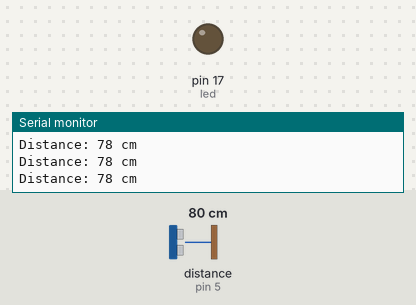
Bench run of a sketch on a simulated Arduino Uno, built with avr-gcc and run on an emulated ATmega328P. Shown: output pins drawn as LEDs (lit = HIGH), the last lines printed to the serial monitor. Wiring (inferred from the names in the program): ultrasonic range finder: trigger pin 18; echo pin 5. Dashed ring = blinking. The test bench sets the inputs (shaded band); at power-on: distance to the obstacle (sensor on pin 5) 80 cm. The echo pulse lasts 58.3 µs per cm; pins used as bus, display or sensor lines are not drawn.

Above: at 1.2 s.
1.3 s: distance to the obstacle (sensor on pin 5) set to 34 cm
2.8 s: distance to the obstacle (sensor on pin 5) set to 29 cm
At 2.95 s:
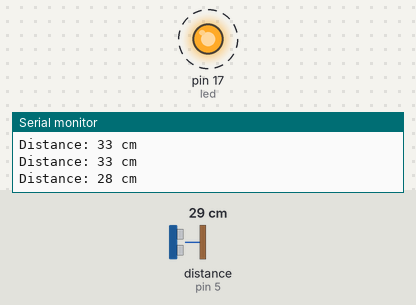
5.8 s: distance to the obstacle (sensor on pin 5) set to 60 cm
At 7.9 s:
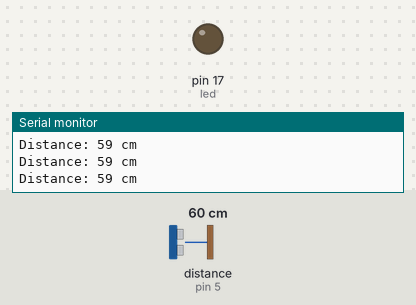
8.8 s: distance to the obstacle (sensor on pin 5) set to 27 cm
At 8.95 s:
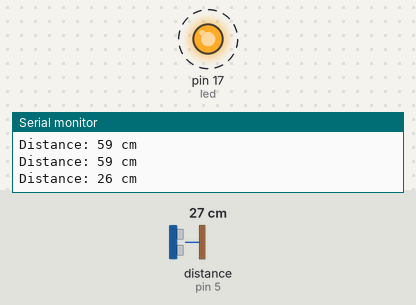
Timing chart, 0 to 12.8 s (numbered marks = the images above; inputs shaded):
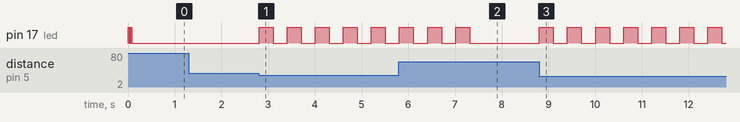

Measured:
- the behaviour switches between 32 and 31 cm on distance to the obstacle (sensor on pin 5) (found by bisection; images 0 and 1)
- after the input at 2.8 s, pin 17 (led): alternates HIGH for 0.30 s and LOW for 0.30 s, starting at once
- after the input at 5.8 s, pin 17 (led): goes on until 7.3 s, then stays LOW
- after the input at 8.8 s, pin 17 (led): alternates HIGH for 0.30 s and LOW for 0.30 s, starting at once
- by itself, pin 17 (led): alternates HIGH for 0.03 s and LOW for 0.03 s, 4 changes in all, then stays LOW

The sketch:

Appendix_B_-_HC-SR04_Code.ino
```cpp
// ---------------------------------------------------------------- //
// Arduino Ultrasoninc Sensor HC-SR04
// Re-writed by Arbi Abdul Jabbaar
// Using Arduino IDE 1.8.7
// Using HC-SR04 Module
// Tested on 17 September 2019
// ---------------------------------------------------------------- //

#define echoPin 5 // attach pin D2 Arduino to pin Echo of HC-SR04
#define trigPin 18//attach pin D3 Arduino to pin Trig of HC-SR04
#define led 17
// defines variables
long duration; // variable for the duration of sound wave travel
int distance; // variable for the distance measurement

void setup() {
  pinMode(trigPin, OUTPUT); // Sets the trigPin as an OUTPUT
  pinMode(echoPin, INPUT); // Sets the echoPin as an INPUT
  pinMode(led, OUTPUT);
  Serial.begin(115200); // // Serial Communication is starting with 115200 of baudrate speed
  Serial.println("Ultrasonic Sensor HC-SR04 Test"); // print some text in Serial Monitor
  Serial.println("with Arduino UNO R3");
}
void loop() {
  // Clears the trigPin condition
  digitalWrite(trigPin, LOW);
  delayMicroseconds(2);
  // Sets the trigPin HIGH (ACTIVE) for 10 microseconds
  digitalWrite(trigPin, HIGH);
  delayMicroseconds(10);
  digitalWrite(trigPin,LOW);
  // Reads the echoPin, returns the sound wave travel time in microseconds
  duration = pulseIn(echoPin, HIGH);
  if (distance < 10)
  {
     digitalWrite(led,HIGH);
     delay(25);
     digitalWrite(led,LOW);
     delay(25);

     digitalWrite(led,HIGH);
     delay(25);
     digitalWrite(led,LOW);
     delay(25);
  }

else if ((distance >= 10) && (distance <= 20) )
{
digitalWrite(led,HIGH);
     delay(100);
     digitalWrite(led,LOW);
     delay(100);
     digitalWrite(led,HIGH);
     delay(100);
     digitalWrite(led,LOW);
     delay(100);

}
else if ((distance > 20) && (distance <= 30) )
   {
digitalWrite(led,HIGH);
     delay(300);
     digitalWrite(led,LOW);
     delay(300);
     digitalWrite(led,HIGH);
     delay(300);
     digitalWrite(led,LOW);
     delay(300);

 }
else
  digitalWrite(led,LOW);

  // Calculating the distance
  distance = duration * 0.034 / 2; // Speed of sound wave divided by 2 (go and back)
  // Displays the distance on the Serial Monitor
  Serial.print("Distance: ");
  Serial.print(distance);
  Serial.println(" cm");
}
```
